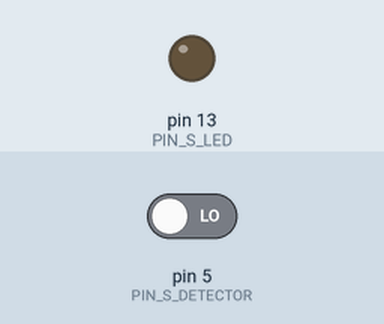
Recording of a sketch running on a simulated Arduino Uno, built with avr-gcc and run on an emulated ATmega328P. On the bench: output pins drawn as LEDs (lit = HIGH). Inputs (shaded band) come from the test bench; at power-on: pin 5 (PIN_S_DETECTOR) LOW.

Above: at 1.2 s.
1.3 s: pin 5 (PIN_S_DETECTOR) driven HIGH
At 2.5 s:
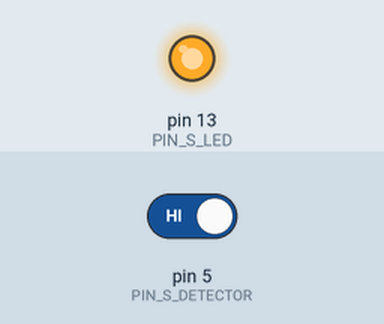
2.8 s: pin 5 (PIN_S_DETECTOR) driven LOW
At 3.9 s:
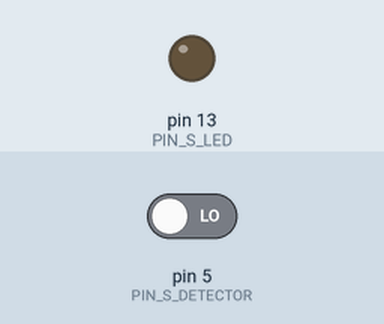
Timing chart, 0 to 5.8 s (numbered marks = the images above; inputs shaded):
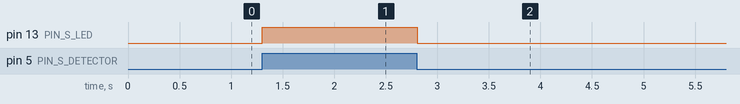

Measured:
- after the input at 1.3 s, pin 13 (PIN_S_LED): LOW → HIGH at once
- after the input at 2.8 s, pin 13 (PIN_S_LED): HIGH → LOW at once

The sketch:

hcu_test.ino
```cpp
// HCU TEST
// first test for the HCU (hardware control unit) of CatFeeder
//
//
/*
 * PIN MAPPING
 *
 * ARDUINO_GND (green)          PIN2 right GND (arduino USB connecto down)
 * ARDUINO_VCC (red)            PIN4 right 5V
 *
 * S_OPEN (green with black)    D2
 * S_CLOSED (red with black)    D3
 * S_DETECTOR (white with back) A0 (for isolating spaces)
 *
 */

const int PIN_S_OPEN      = 2;
const int PIN_S_CLOSED    = 3;
const int PIN_S_DETECTOR  = 5;

const int PIN_S_LED  = 13;

int  data_s_detector;

void setup() {
  Serial.begin(115200);
  //Serial.begin(9600);
  pinMode (PIN_S_DETECTOR, INPUT);
  pinMode (PIN_S_LED, OUTPUT);

}

void loop() {
  data_s_detector = digitalRead(PIN_S_DETECTOR);
  if(data_s_detector == 1){
    digitalWrite(PIN_S_LED, HIGH);
  }
  else{
    // nothing detected
     //Serial.println("nothing");
       digitalWrite(PIN_S_LED, LOW);
  }
  delay(10);
}
```
